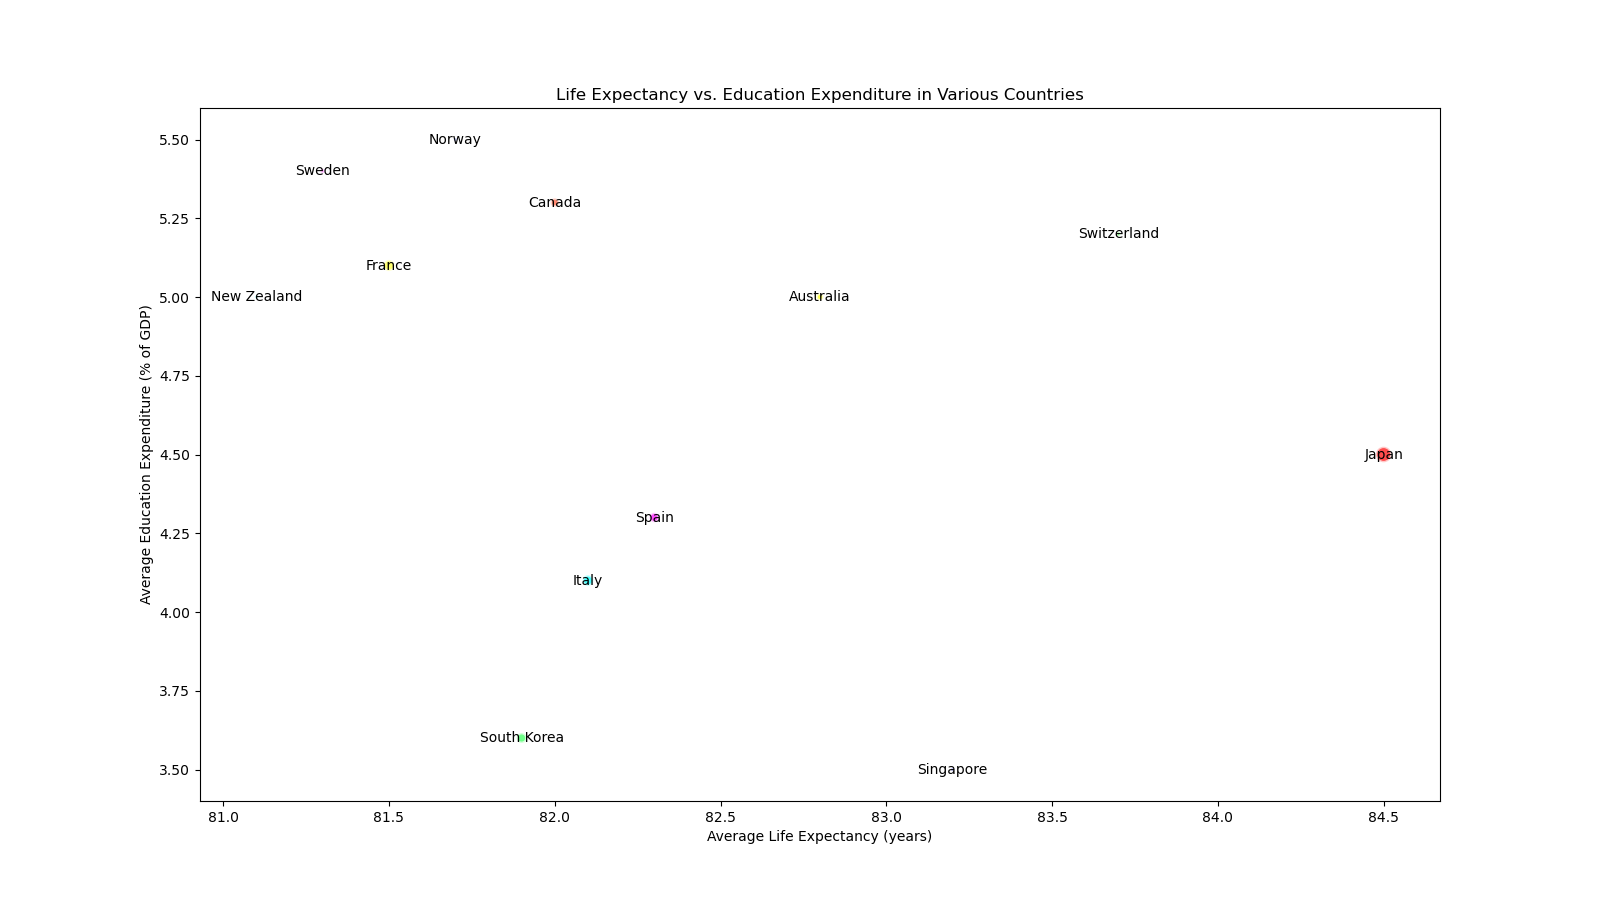

The script that drew this image:

import matplotlib.pyplot as plt

# Data points
countries = ['Japan', 'Switzerland', 'Singapore', 'Australia', 'Spain', 'Italy',
             'Canada', 'South Korea', 'Norway', 'France', 'Sweden', 'New Zealand']
average_life_expectancy = [84.5, 83.7, 83.2, 82.8, 82.3, 82.1, 82.0, 81.9, 81.7, 81.5, 81.3, 81.1]
average_education_expenditure = [4.5, 5.2, 3.5, 5.0, 4.3, 4.1, 5.3, 3.6, 5.5, 5.1, 5.4, 5.0]
population = [126500000, 8600000, 5700000, 25690000, 47350000, 59600000, 38010000, 51780000, 5400000, 65270000, 10300000, 5080000]

# Bubble size is scaled by population (This is a simplification; typically, you would want to scale these values appropriately)
bubble_size = [pop / 1000000 for pop in population]

# Set the figure size
plt.figure(figsize=(16, 9))

# Create the scatter plot
plt.scatter(average_life_expectancy, average_education_expenditure, s=bubble_size,
            color=['#FF0000', '#00FF00', '#0000FF', '#FFFF00', '#FF00FF', '#00FFFF', '#FF5733', '#33FF57', '#3357FF', '#FFFF33', '#FF33FF', '#33FFFF'],
            alpha=0.7, edgecolors='w', linewidth=2)

# Title and labels
plt.title('Life Expectancy vs. Education Expenditure in Various Countries')
plt.xlabel('Average Life Expectancy (years)')
plt.ylabel('Average Education Expenditure (% of GDP)')

# Add country labels to the bubbles
for i, country in enumerate(countries):
    plt.text(average_life_expectancy[i], average_education_expenditure[i], country, ha='center', va='center')

# Show plot
plt.show()
